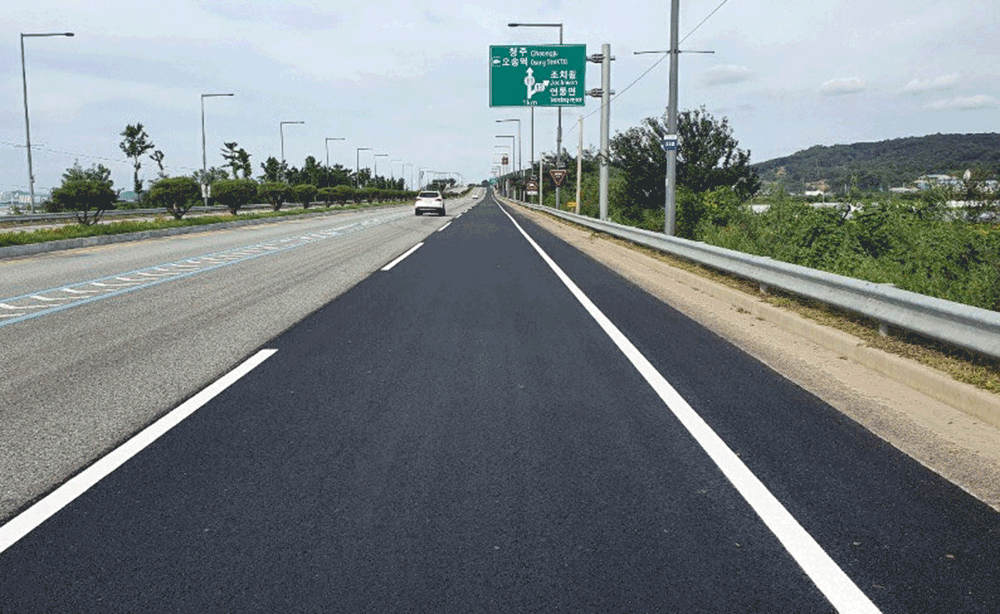
//> input picture src/09_opencv/line.png, 1000 x 614 px
$ ./17_image_perspective_line   (built with g++ and OpenCV 4)
//> lines starting //> are read from the running program, lines starting //| are printed output that depends on the picture; after the words box and inside, x2 and y2 are one past the last pixel; in counts of white or black regions, pixels touching at a corner belong together
#include "opencv2/opencv.hpp"
#include <stdio.h>
#include <math.h>

int main(void)
{
	cv::Mat image = cv::imread("/home/dsu/test/line.png");
//> image is the input picture: 614 rows x 1000 cols, CV_8UC3; mean B, G, R 132.4, 130.2, 122.8

	cv::Point2f src_points[4] ;
	src_points[0] = cv::Point2f(407, 252) ;
	src_points[1] = cv::Point2f(542, 252) ;
	src_points[2] = cv::Point2f(653, 372) ;
	src_points[3] = cv::Point2f(248, 372) ;

	cv::Point2f dst_points[4] ;
	dst_points[0] = cv::Point2f(400, 250) ;
	dst_points[1] = cv::Point2f(600, 250) ;
	dst_points[2] = cv::Point2f(600, 600) ;
	dst_points[3] = cv::Point2f(400, 600) ;

	cv::Mat perspective = cv::getPerspectiveTransform(src_points, dst_points) ;

	cv::Mat dst ;
	cv::warpPerspective(image, dst, perspective, image.size()) ;
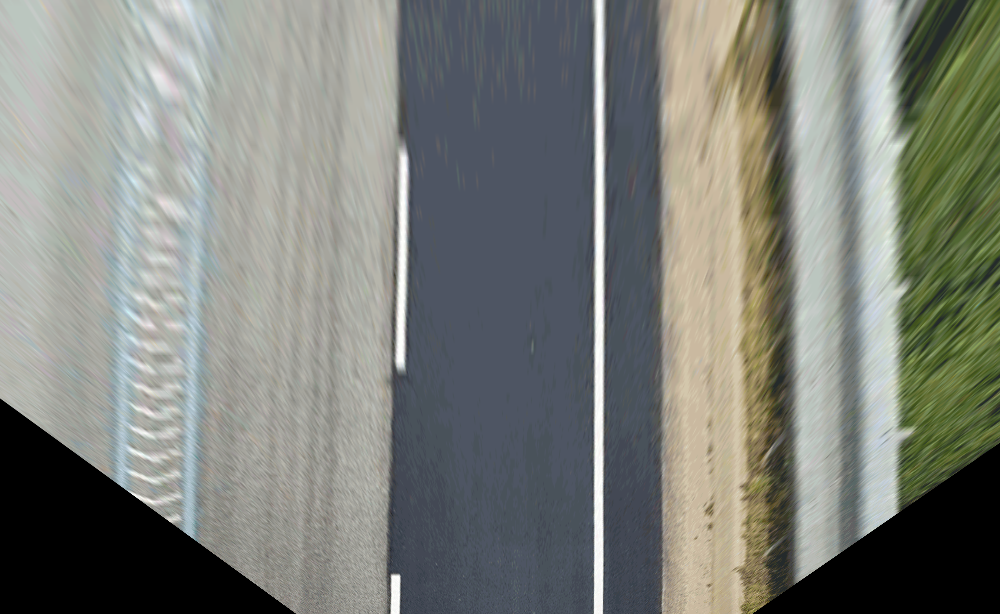
//> dst: 614 rows x 1000 cols, CV_8UC3; mean B, G, R 121.3, 127.6, 124.7

	cv::Mat gray ;
    	cv::cvtColor(dst, gray, cv::COLOR_BGR2GRAY);
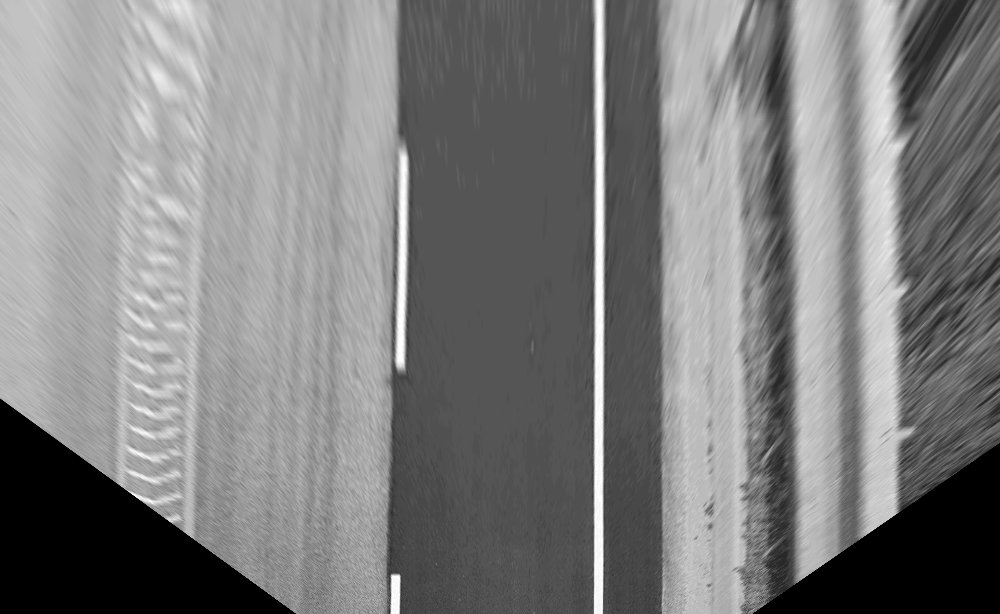
//> gray: 614 rows x 1000 cols, CV_8UC1; min 0, max 254, mean 126

    	// Edge detection
    	cv::Mat edge ;
    	cv::Canny(gray, edge, 50, 200, 3);
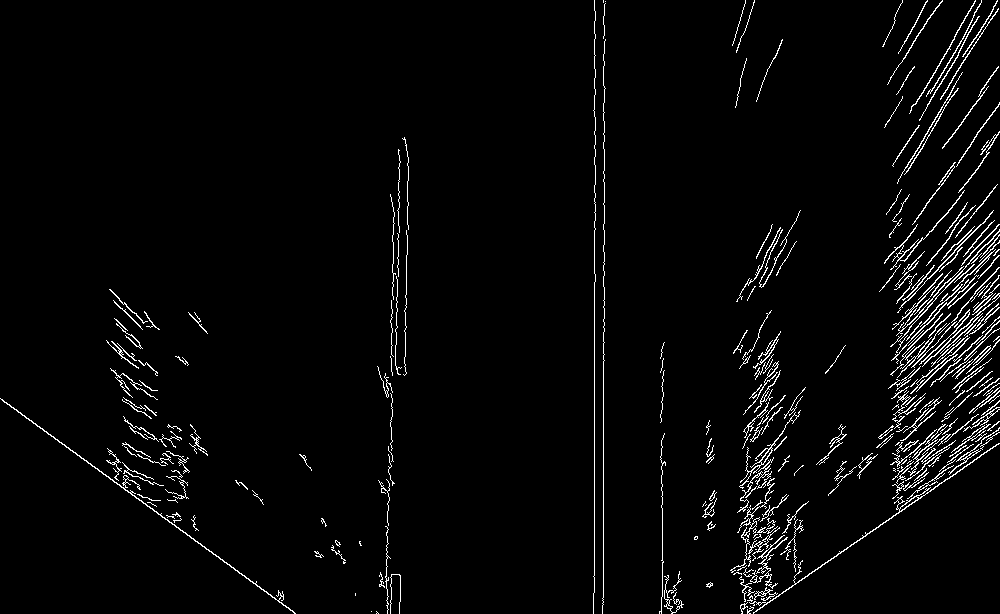
//> edge: 614 rows x 1000 cols, CV_8UC1; 3.1% white in thin lines or dots

	// Standard Hough Line Transform
	std::vector<cv::Vec2f> lines;
	cv::HoughLines(edge, lines, 1, CV_PI/180, 120) ;
//> lines = 31 lines (rho, theta), first 12: [594, 0], [603, 0], [322, 2.2], [935, 0.96], [397, 0.02], [931, 0.79], [936, 0.79], [662, 0], [861, 0.77], [896, 0.82], [411, 0.02], [406, 0.03]

	// Draw the lines
	for( int i = 0; i < lines.size(); i++ )
	{
		double rho = lines[i][0], theta = lines[i][1];
		cv::Point pt1, pt2;
		double a = cos(theta);
		double b = sin(theta);
		double x0 = a*rho, y0 = b*rho;
		pt1.x = cvRound(x0 + 1000*(-b));
		pt1.y = cvRound(y0 + 1000*(a));
		pt2.x = cvRound(x0 - 1000*(-b));
		pt2.y = cvRound(y0 - 1000*(a));

		cv::line( dst, pt1, pt2, cv::Scalar(0,0,255), 1);
	}
//> this loop made 31 passes
//> (rho, theta, a, b, x0, y0) on passes 1 to 12: (594, 0, 1, 0, 594, 0), (603, 0, 1, 0, 603, 0), (322, 2.2, -0.588, 0.809, -189.3, 260.5), (935, 0.96, 0.574, 0.819, 536.3, 765.9), (397, 0.0175, 1, 0.0175, 396.9, 6.93), (931, 0.785, 0.707, 0.707, 658.3, 658.3), (936, 0.785, 0.707, 0.707, 661.9, 661.9), (662, 0, 1, 0, 662, 0), (861, 0.768, 0.719, 0.695, 619.4, 598.1), (896, 0.82, 0.682, 0.731, 611.1, 655.3), (411, 0.0175, 1, 0.0175, 410.9, 7.17), (406, 0.0349, 0.999, 0.0349, 405.8, 14.17)
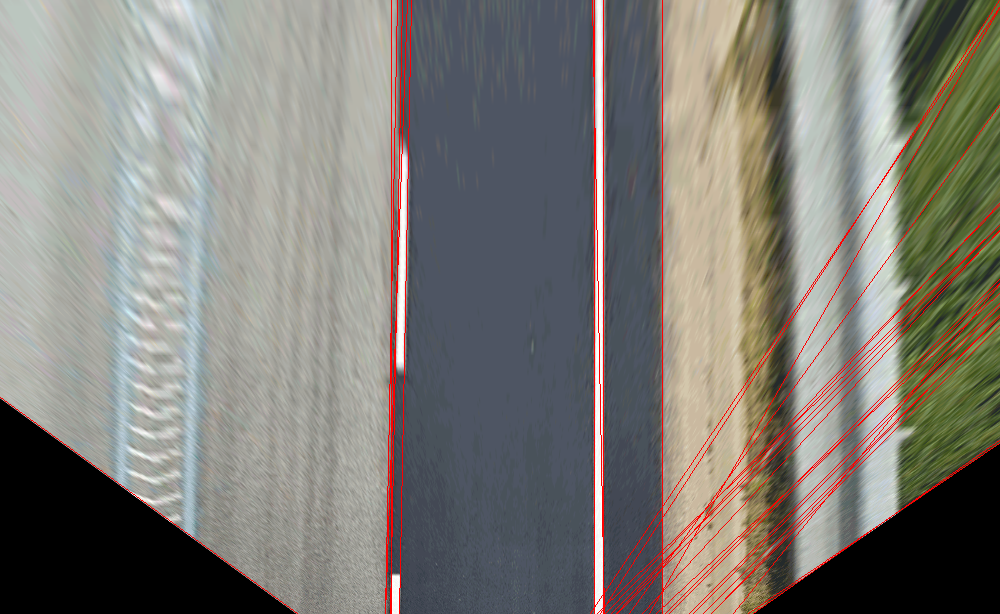
//> dst: 614 rows x 1000 cols, CV_8UC3; 2.15% of pixels changed, all inside (x1, y1, x2, y2) = (0, 0, 1000, 614)


	cv::imshow("image", image) ;
	cv::imshow("dst", dst) ;
	cv::waitKey(0) ;

	return 0 ;
}

$ run again, with src/09_opencv/test2.jpg saved as src/09_opencv/line.png
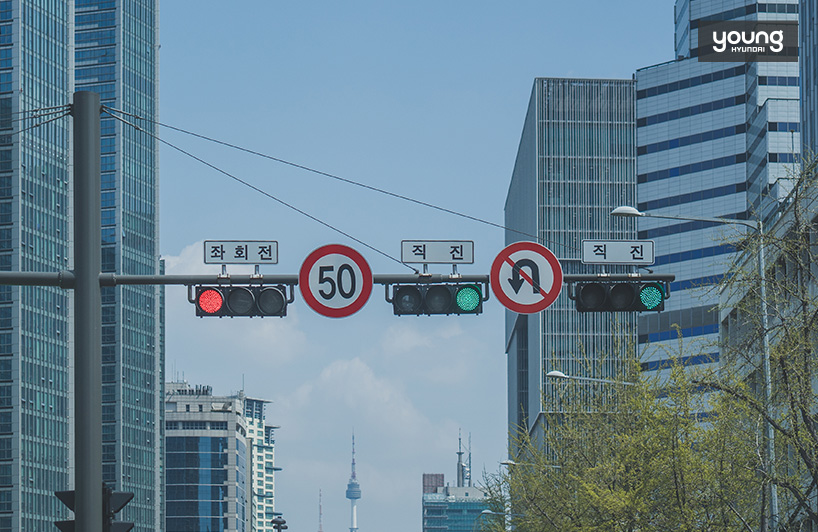
//> input picture src/09_opencv/test2.jpg, 818 x 532 px
//> image is the input picture: 532 rows x 818 cols, CV_8UC3; mean B, G, R 145, 130.4, 105.1
//> `cv::Canny(gray, edge, 50, 200, 3);`:
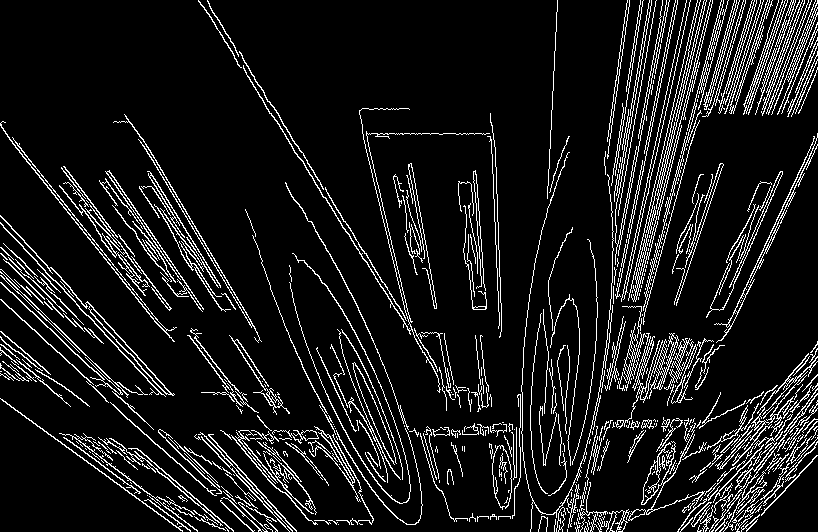
//> edge: 532 rows x 818 cols, CV_8UC1; 10% white in thin lines or dots
//> lines = 1366 lines (rho, theta), first 12: [-175, 2.58], [689, 0.24], [679, 0.23], [151, 2.39], [691, 0.24], [699, 0.26], [147, 2.39], [662, 0.19], [682, 0.23], [697, 0.26], [685, 0.24], [623, 0.14]
//> the loop `for( int i = 0; i < lines.size(); i++ )` made 1366 passes
//> (rho, theta, a, b, x0, y0) on passes 1 to 3: (-175, 2.58, -0.848, 0.53, 148.4, -92.74), (689, 0.244, 0.97, 0.242, 668.5, 166.7), (679, 0.227, 0.974, 0.225, 661.6, 152.7)
//> after the loop `for( int i = 0; i < lines.size(); i++ )`:
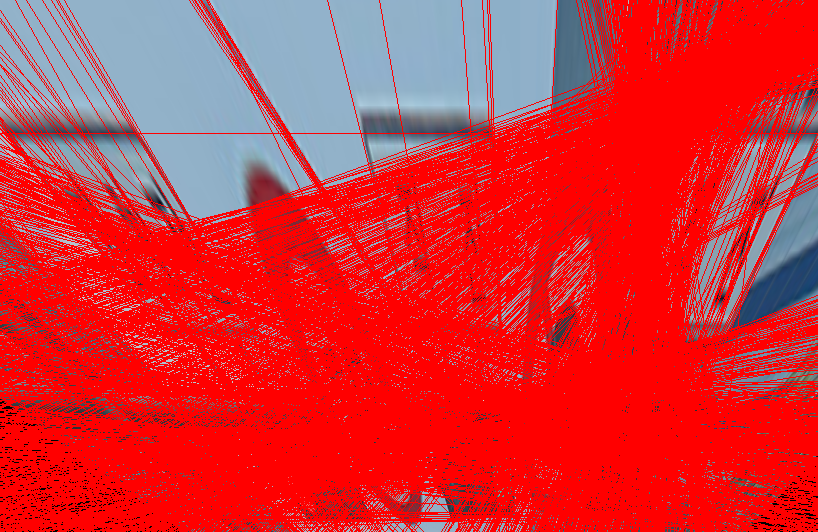
//> dst: 532 rows x 818 cols, CV_8UC3; mean B, G, R 56.2, 49.7, 213.3
